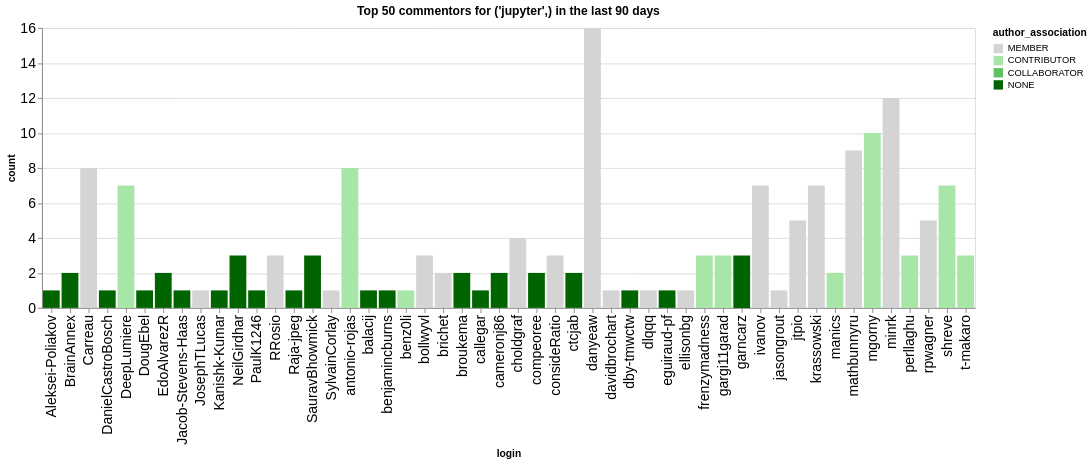

Source (notebook cell):
### Code cell
n_plot = 50
charts = []
for ii, (iorg, idata) in enumerate(commentors.groupby(['org'])):
    title = f"Top {n_plot} commentors for {iorg} in the last {n_days} days"
    idata = idata.groupby('login', as_index=False).agg({'count': 'sum', 'author_association': 'first'})
    idata = idata.sort_values('count', ascending=False).head(n_plot)
    ch = alt.Chart(data=idata.head(n_plot), title=title).mark_bar().encode(
        x='login',
        y='count',
        color=alt.Color('author_association', scale=alt.Scale(domain=author_types, range=author_colors))
    )
    charts.append(ch)
alt.hconcat(*charts)

### Figure 1 — Vega-Lite specification as saved in the notebook (floating-point values rounded to 4 significant figures)
{"config": {"axisLeft": {"labelFontSize": 15}, "axisBottom": {"labelFontSize": 15}}, "hconcat": [{"mark": {"type": "bar"}, "encoding": {"color": {"field": "author_association", "scale": {"domain": ["MEMBER", "CONTRIBUTOR", "COLLABORATOR", "NONE"], "range": ["rgb(211.82745098039214, 211.82745098039214, 211.82745098039214)", "rgb(166.98562091503268, 229.89803921568628, 166.98562091503268)", "rgb(96.37647058823529, 192.75294117647059, 96.37647058823529)", "rgb(0.0, 100.3921568627451, 0.0)"]}, "type": "nominal"}, "x": {"field": "login", "type": "nominal"}, "y": {"field": "count", "type": "quantitative"}}, "title": "Top 50 commentors for ('jupyter',) in the last 90 days"}], "data": {"name": "data-82f9730887c09552cd10d19a617d520f"}, "$schema": "https://vega.github.io/schema/vega-lite/v5.20.1.json", "datasets": {"data-82f9730887c09552cd10d19a617d520f": [{"login": "danyeaw", "count": 16, "author_association": "MEMBER"}, {"login": "minrk", "count": 12, "author_association": "MEMBER"}, {"login": "mgorny", "count": 10, "author_association": "CONTRIBUTOR"}, {"login": "mathbunnyru", "count": 9, "author_association": "MEMBER"}, {"login": "antonio-rojas", "count": 8, "author_association": "CONTRIBUTOR"}, {"login": "Carreau", "count": 8, "author_association": "MEMBER"}, {"login": "ivanov", "count": 7, "author_association": "MEMBER"}, {"login": "shreve", "count": 7, "author_association": "CONTRIBUTOR"}, {"login": "krassowski", "count": 7, "author_association": "MEMBER"}, {"login": "DeepLumiere", "count": 7, "author_association": "CONTRIBUTOR"}, {"login": "rpwagner", "count": 5, "author_association": "MEMBER"}, {"login": "jtpio", "count": 5, "author_association": "MEMBER"}, {"login": "choldgraf", "count": 4, "author_association": "MEMBER"}, {"login": "bollwyvl", "count": 3, "author_association": "MEMBER"}, {"login": "t-makaro", "count": 3, "author_association": "CONTRIBUTOR"}, {"login": "SauravBhowmick", "count": 3, "author_association": "NONE"}, {"login": "consideRatio", "count": 3, "author_association": "MEMBER"}, {"login": "RRosio", "count": 3, "author_association": "MEMBER"}, {"login": "NeilGirdhar", "count": 3, "author_association": "NONE"}, {"login": "perllaghu", "count": 3, "author_association": "CONTRIBUTOR"}, {"login": "garncarz", "count": 3, "author_association": "NONE"}, {"login": "frenzymadness", "count": 3, "author_association": "CONTRIBUTOR"}, {"login": "gargi11garad", "count": 3, "author_association": "CONTRIBUTOR"}, {"login": "brichet", "count": 2, "author_association": "MEMBER"}, {"login": "BrainAnnex", "count": 2, "author_association": "NONE"}, {"login": "manics", "count": 2, "author_association": "CONTRIBUTOR"}, {"login": "broukema", "count": 2, "author_association": "NONE"}, {"login": "ctcjab", "count": 2, "author_association": "NONE"}, {"login": "EdoAlvarezR", "count": 2, "author_association": "NONE"}, {"login": "cameronj86", "count": 2, "author_association": "NONE"}, {"login": "compeoree", "count": 2, "author_association": "NONE"}, {"login": "Aleksei-Poliakov", "count": 1, "author_association": "NONE"}, {"login": "balacij", "count": 1, "author_association": "NONE"}, {"login": "benjamincburns", "count": 1, "author_association": "NONE"}, {"login": "DougEbel", "count": 1, "author_association": "NONE"}, {"login": "ellisonbg", "count": 1, "author_association": "MEMBER"}, {"login": "eguiraud-pf", "count": 1, "author_association": "NONE"}, {"login": "dlqqq", "count": 1, "author_association": "MEMBER"}, {"login": "dby-tmwctw", "count": 1, "author_association": "NONE"}, {"login": "davidbrochart", "count": 1, "author_association": "MEMBER"}, {"login": "callegar", "count": 1, "author_association": "NONE"}, {"login": "benz0li", "count": 1, "author_association": "CONTRIBUTOR"}, {"login": "DanielCastroBosch", "count": 1, "author_association": "NONE"}, {"login": "Kanishk-Kumar", "count": 1, "author_association": "NONE"}, {"login": "JosephTLucas", "count": 1, "author_association": "MEMBER"}, {"login": "Jacob-Stevens-Haas", "count": 1, "author_association": "NONE"}, {"login": "PaulK1246", "count": 1, "author_association": "NONE"}, {"login": "Raja-jpeg", "count": 1, "author_association": "NONE"}, {"login": "SylvainCorlay", "count": 1, "author_association": "MEMBER"}, {"login": "jasongrout", "count": 1, "author_association": "MEMBER"}]}}
